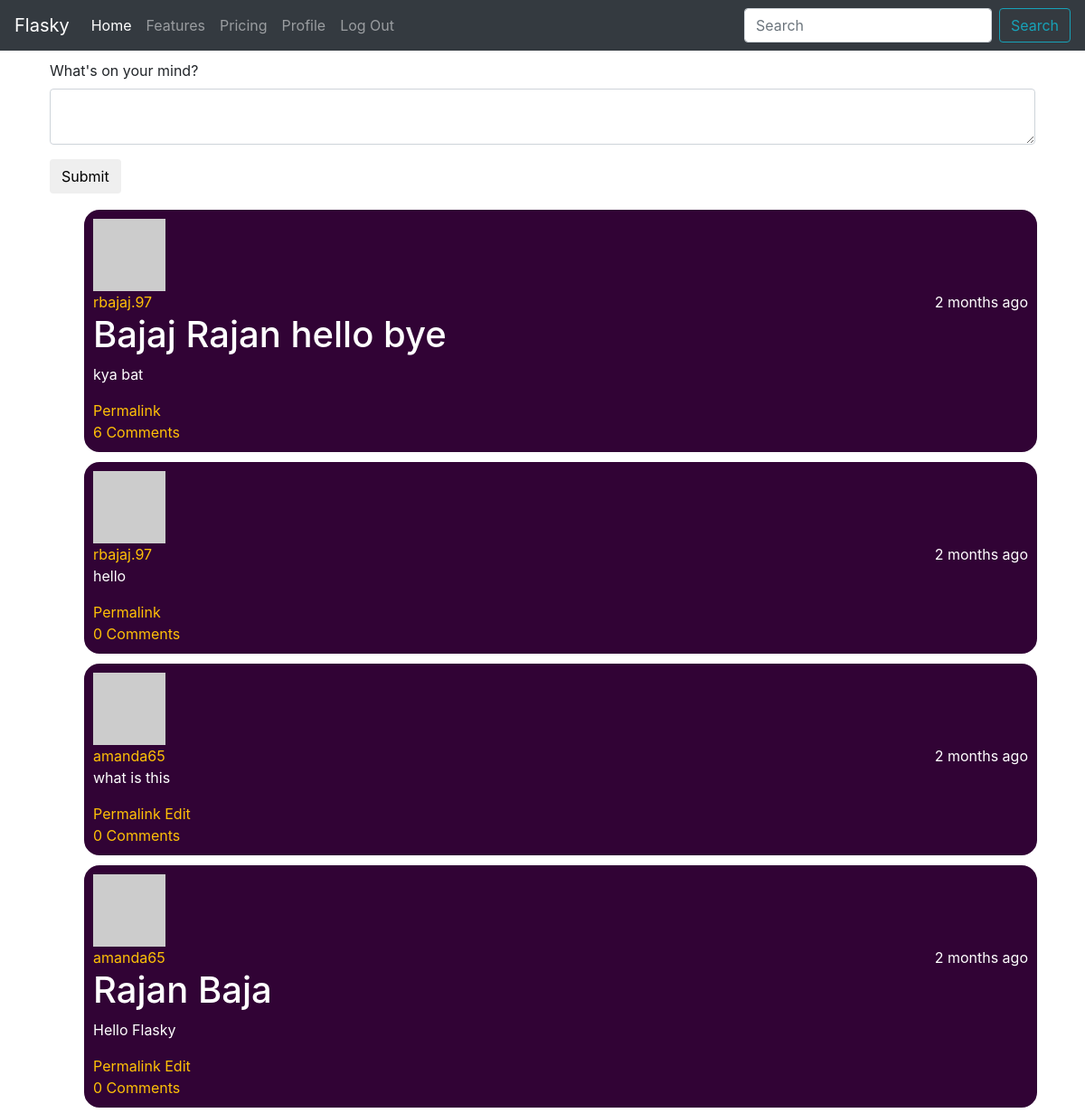
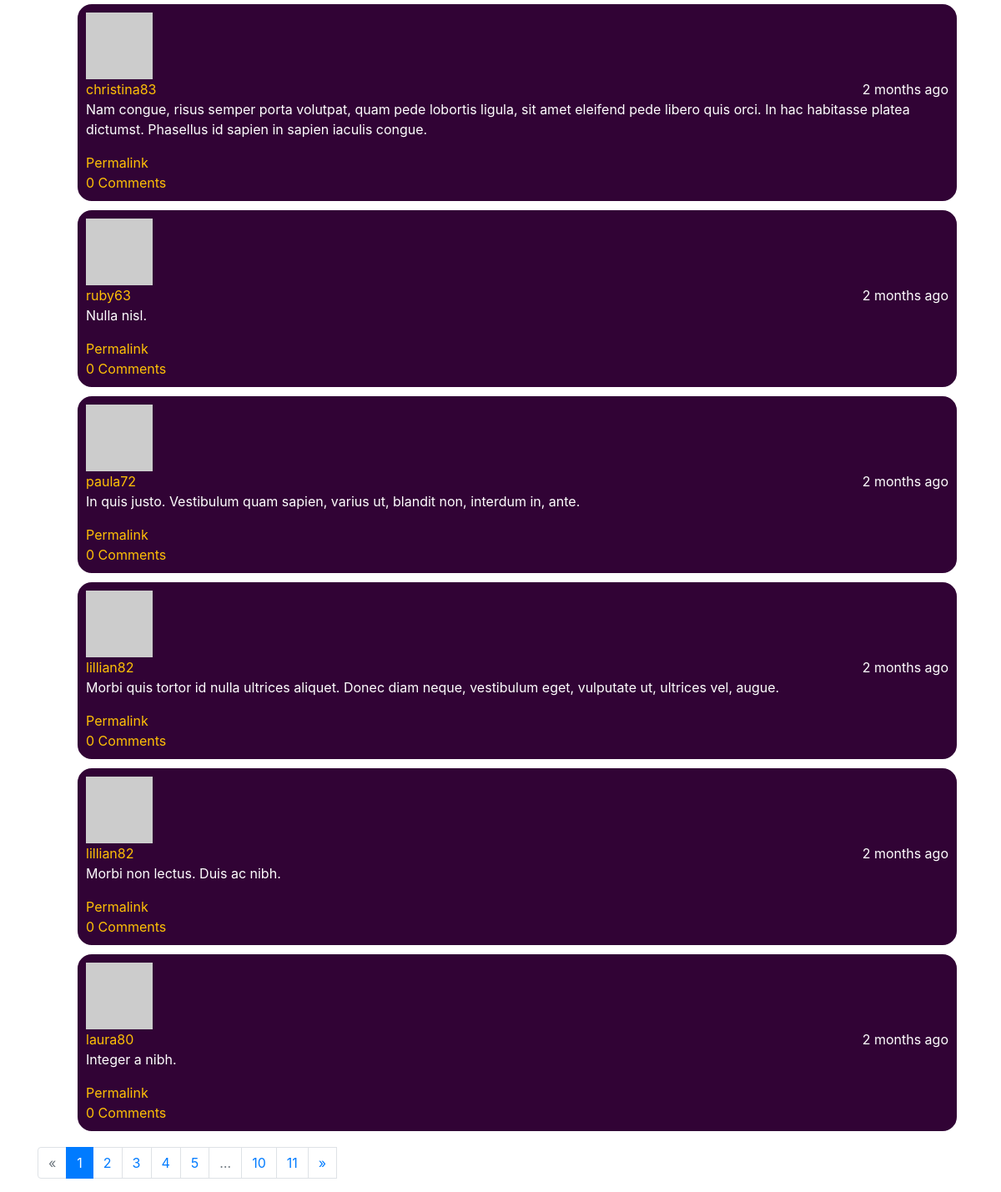
The page / (signed in) on the database its author committed (2 pictures, top to bottom).
### app/models.py (models this page shows, shortened)
class Post(db.Model):
  __tablename__ = 'posts'
  id = db.Column(db.Integer, primary_key=True)
  body = db.Column(db.Text)
  timestamp = db.Column(db.DateTime, index=True, default=datetime.utcnow)
  author_id = db.Column(db.Integer, db.ForeignKey('users.id'))
  body_html = db.Column(db.Text)
  comments = db.relationship('Comment', backref='post', lazy='dynamic')

class User(UserMixin, db.Model):
  __tablename__ ='users'
  id = db.Column(db.Integer, primary_key = True)
  email = db.Column(db.String(64), unique=True, index=True)
  username = db.Column(db.String(64), unique = True, index = True)
  role_id = db.Column(db.Integer, db.ForeignKey('roles.id'))
  password_hash = db.Column(db.String(128))
  confirmed = db.Column(db.Boolean, default=False)
  name = db.Column(db.String(64))
  location = db.Column(db.String(64))
  about_me = db.Column(db.Text())
  member_since = db.Column(db.DateTime(), default=datetime.utcnow())
  last_seen = db.Column(db.DateTime(), default=datetime.utcnow())
  avatar_hash=db.Column(db.String(32))
  posts = db.relationship('Post', backref='author', lazy='dynamic')
  followed = db.relationship('Follow', foreign_keys=[Follow.follower_id],
                              backref = db.backref('follower', lazy = 'joined'),
                              lazy='dynamic',
                              cascade='all, delete-orphan')
  followers = db.relationship('Follow', foreign_keys=[Follow.followed_id],
                              backref = db.backref('followed', lazy = 'joined'),
                              lazy='dynamic',
                              cascade='all, delete-orphan')
  comments = db.relationship('Comment', backref='author', lazy='dynamic')
  def can(self, permissions):
    return self.role is not None and \
      (self.role.permissions & permissions) == permissions
  def is_administrator(self):
    return self.can(Permission.ADMINISTER)
  def gravatar(self, size=100, default='identicon', rating='g'):
    if request.is_secure:
      url = 'https://secure.gravatar.com/avatar'
    else:
      url = 'http://www.gravatar.com/avatar'
    hash = self.avatar_hash or hashlib.md5(self.email.encode('utf-8')).hexdigest()
    return '{url}/{hash}?s={size}&d={default}&r={rating}'.format(url=url, hash=hash, size=size, default=default, rating=rating)
  @property
  def password(self):
    raise AttributeError('password is not a readable attribute')

### app/main/views.py (the view)
@main.route('/', methods=['GET', 'POST'])
def index():
	form = PostForm()
	if current_user.can(Permission.WRITE_ARTICLES) and \
		form.validate_on_submit():
		post = Post(body = form.body.data,author=current_user._get_current_object())
		db.session.add(post)
		return redirect(url_for('.index'))
	page = request.args.get('page', 1, type=int)
	pagination = Post.query.order_by(Post.timestamp.desc()).paginate(
		page, per_page=current_app.config['FLASK_POSTS_PER_PAGE'],
		error_out=False)
	posts = pagination.items
	return render_template('index.html', form=form, posts=posts, pagination=pagination)

### app/main/forms.py
class PostForm(Form):
	body = PageDownField("What's on your mind?",validators=[Required()])
	submit = SubmitField("Submit")

### app/auth/views.py (called while the page is built)
@auth.before_app_request
def before_request():
  if current_user.is_authenticated \
      and not current_user.confirmed \
      and request.endpoint[:5]  != 'auth.':
    return redirect(url_for('auth.unconfirmed'))

@auth.before_app_request
def before_request():
  if current_user.is_authenticated:
    current_user.ping
    if not current_user.confirmed and request.endpoint[:5] != 'auth.':
      return redirect(url_for('auth.unconfirmed'))

### app/main/views.py (called while the page is built)
@main.app_context_processor
def inject_permissions():
	return dict(Permission=Permission)

### app/models.py (called while the page is built)
@login_manager.user_loader
def load_user(user_id):
  return User.query.get(int(user_id))

### app/templates/index.html (shortened to what this page needs)
{% extends "base.html" %}
{% import "bootstrap/wtf.html" as wtf %}
{% import "_macros.html" as macros %}
{% block body %}
	<div>
		{% if current_user.can(Permission.WRITE_ARTICLES) %}
		<div class="post-form">
			{{ wtf.quick_form(form) }}
		</div>
		<ul class="posts">
			{% for post in posts %}
			<li class="post">
				<div class="profile-thumbnail">
					<a href="{{ url_for('.user', username=post.author.username) }}">
						<img class="img-rounded profile-thumbnail" src="{{ post.author.gravatar(size=40) }}">
					</a>
				</div>
				<div class="post-date float-right">{{ moment(post.timestamp).fromNow() }}</div>
				<div class="post-author">
					<a href="{{ url_for('.user', username=post.author.username) }}">
						{{ post.author.username }}
					</a>
				</div>
				<div class="post-body">
					{% if post.body_html %}
						{{ post.body_html | safe }}
					{% else %}
						{{ post.body }}
					{% endif %}
				</div>
				<div class="post-footer">
					<a href="{{ url_for('.post', id=post.id) }}">
						<span class="label label-default">Permalink</span>
					</a>
					{% if current_user == post.author %}
					<a href="{{ url_for('.edit', id=post.id) }}">
						<span class="label label-primary">Edit</span>
					</a>
					{% elif current_user.is_administrator() %}
					<a href="{{ url_for('.edit', id=post.id) }}">
						<span class="label label-danger">Edit [Admin]</span>
					</a>
					{% endif %}
				</div>
				<a href="{{ url_for('.post', id=post.id) }}#comments">
					<span class="label label-primary">
						{{ post.comments.count() }} Comments
					</span>
				</a>
			</li>
			{% endfor %}
		</ul>
		<div class="pagination">
			{{ macros.pagination_widget(pagination, '.index') }}
		</div>
		{% endif %}
	</div>
{% endblock %}

### app/templates/base.html (shortened to what this page needs)
<!DOCTYPE html>
<html>
<head>
	{% block head %}
	<link rel="stylesheet" href="{{ url_for('static', filename='css/bootstrap.min.css') }}">
	<link rel="stylesheet" href="{{ url_for('static', filename='css/main.css') }}">
	{% endblock %}
</head>
<body>
	<nav class="navbar navbar-expand-lg navbar-dark bg-dark">
    <a class="navbar-brand" href="{{url_for('main.index')}}">Flasky</a>
    <div class="collapse navbar-collapse" id="navbarColor01">
      <ul class="navbar-nav mr-auto">
        <li class="nav-item active">
          <a class="nav-link" href="#">Home <span class="sr-only">(current)</span></a>
        </li>
        <li class="nav-item">
          <a class="nav-link" href="#">Features</a>
        </li>
        <li class="nav-item">
          <a class="nav-link" href="#">Pricing</a>
        </li>
        {% if current_user.is_authenticated %}
        <li class="nav-item">
          <a href="{{ url_for('main.user', username=current_user.username) }}" class="nav-link">Profile</a>
        </li>
        {% endif %}
        {% if current_user.is_authenticated %}
        <li class="nav-item">
          <a href="{{ url_for('auth.logout') }}" class="nav-link">Log Out</a>
        </li>
        {% else %}
        <li class="nav-item">
          <a href="{{ url_for('auth.login') }}" class="nav-link">Log In</a>
        </li>
        {% endif %}
      </ul>
      <form class="form-inline">
        <input class="form-control mr-sm-2" type="search" placeholder="Search" aria-label="Search">
        <button class="btn btn-outline-info my-2 my-sm-0" type="submit">Search</button>
      </form>
    </div>
  </nav>
  <div class="container">
    {% block body %}
    {% endblock %}
  </div>
</body>
</html>

### app/templates/_macros.html
{% macro pagination_widget(pagination, endpoint) %}
<nav aria-label="Page navigation example">
	<ul class="pagination">
		<li {% if not pagination.has_prev %} class="disabled page-item" {% endif %}>
			<a class="page-link" href="{% if pagination.has_prev %}{{ url_for(endpoint, page = pagination.page - 1, **kwargs) }}{% else %}#{% endif %}">
				&laquo;
			</a>
		</li>
	{% for p in pagination.iter_pages() %}
		{% if p %}
			{% if p == pagination.page %}
			<li class="active page-item">
				<a class="page-link" href="{{ url_for(endpoint, page = p, **kwargs) }}">{{ p }}</a>
			</li>
			{% else %}
			<li class="page-item">
				<a class="page-link" href="{{ url_for(endpoint, page = p, **kwargs) }}">{{ p }}</a>
			</li>
			{% endif %}
		{% else %}
		<li class="disabled page-item"><a class="page-link" href="#">&hellip;</a></li>
		{% endif %}
	{% endfor %}
	<li{% if not pagination.has_next %} class="disabled page-item"{% endif %}>
		<a class="page-link" href="{% if pagination.has_next %}{{ url_for(endpoint,page = pagination.page + 1, **kwargs) }}{% else %}#{% endif %}">
			&raquo;
		</a>
	</li>
	</ul>
</nav>
{% endmacro %}

### app/static/css/main.css (style rules this page uses)
.post, .comment { border: solid; padding: 10px; margin: 5px; border-radius: 20px; background: #310335; color: white; }
.post a { color:#ffc107; }
.post-form { padding: 10px; }

### rows shown on the page
Post: timestamp "2 months ago", author.username "rbajaj.97", body_html "Bajaj Rajan hello bye kya bat", comments.count "6"
Post: timestamp "2 months ago", author.username "rbajaj.97", body_html "hello", comments.count "0"
Post: timestamp "2 months ago", author.username "amanda65", body_html "what is this", comments.count "0"
Post: timestamp "2 months ago", author.username "amanda65", body_html "Rajan Baja Hello Flasky", comments.count "0"
Post: timestamp "2 months ago", author.username "christina83", body_html "Nam congue, risus semper porta volutpat, quam pede lobortis ligula, sit amet eleifend pede libero quis orci. In hac habitasse platea dictumst. Phasellus id sapien in sapien iaculis congue.", comments.count "0"
Post: timestamp "2 months ago", author.username "ruby63", body_html "Nulla nisl.", comments.count "0"
Post: timestamp "2 months ago", author.username "paula72", body_html "In quis justo. Vestibulum quam sapien, varius ut, blandit non, interdum in, ante.", comments.count "0"
Post: timestamp "2 months ago", author.username "lillian82", body_html "Morbi quis tortor id nulla ultrices aliquet. Donec diam neque, vestibulum eget, vulputate ut, ultrices vel, augue.", comments.count "0"
Post: timestamp "2 months ago", author.username "lillian82", body_html "Morbi non lectus. Duis ac nibh.", comments.count "0"
Post: timestamp "2 months ago", author.username "laura80", body_html "Integer a nibh.", comments.count "0"

### other values the page prints
{{ p }} "1"
{{ p }} "2" "3" "4" "5" "10" "11"
